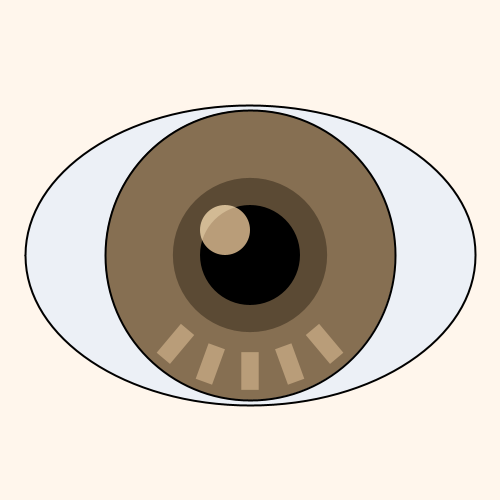
Frame 1 (no input)
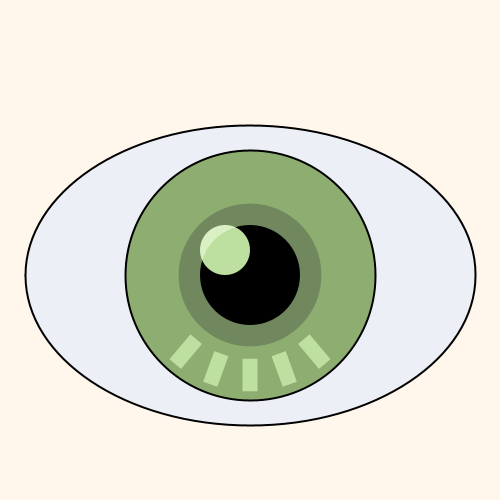
Frame 60 (the mouse pressed at the canvas centre just before this capture)
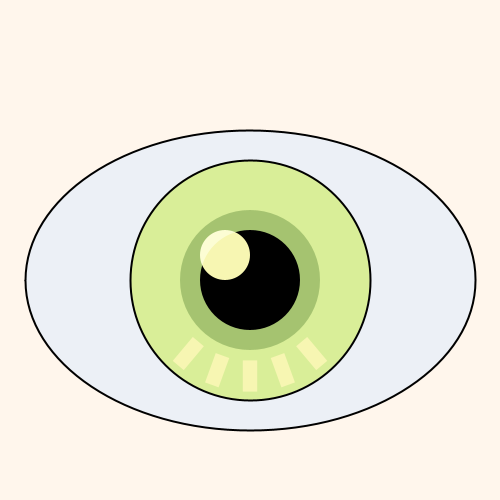
Frame 120 (the mouse held since frame 60 and released just before this capture)

The Processing sketch that drew these frames (run headless with seeded random() and noise(); from frame 60 on, the mouse is pressed at the canvas centre):

// Processing sketch: Exercise4_2CoolColors3CarolineYau
// ── Exercise4_2CoolColors3CarolineYau.pde
//Caroline Yau
//Exercise 4.2 Cool Colors

//3. Changing Eye Colors with Changing Lighting
//control the position of the eye using argument x and control pupil scale with argument r 

int i=0;
color[] s = new color [9];
color[] c = new color [9];
color[] l = new color [9];
int time = 100;
int currentTime;
int passedTime;
int savedTime = 0;

void setup(){
  size(500, 500);
  rectMode(CENTER);
  c[0] = #a98352;
  c[1] = #866f52;
  c[2] = #4b3a2a;
  c[3] = #b8c5d4;
  c[4] = #859da3;
  c[5] = #8dae70;
  c[6] = #d9ee98;
  c[7] = #efd4a1;
  c[8] = #deb46f;
  l[0] = #d8b582;
  l[1] = #b99d79;
  l[2] = #795d43;
  l[3] = #deeffe;
  l[4] = #c1dae0;
  l[5] = #bde0a0;
  l[6] = #f7f6b2;
  l[7] = #f3e8c5;
  l[8] = #efc67e;
  s[0] = #875b2f;
  s[1] = #5b4a34;
  s[2] = #382615;
  s[3] = #7c8fa4;
  s[4] = #667a7e;
  s[5] = #71875e;
  s[6] = #a5c370;
  s[7] = #c09260;
  s[8] = #9e7a3e;
}

void draw(){
  currentTime = millis();
  passedTime = currentTime - savedTime;
  background(#fff6ec);

  if (passedTime > time*(i+1)){
    i = i+1;
  }
  if (i == 9) {
    i=0;
    savedTime = millis();
  }
  eye(250, 250+5*i, 300-10*i);
}

void eye(float x, float y, int r){
  stroke(0); //reset
  strokeWeight(2);
  fill(#ecf0f6); //eyeball
  arc(x, y, 450, 300, -PI, 0); //eye shape
  arc(x, y, 450, 300, 0, PI);
  
  stroke(0); //reset
  fill(c[i]); //eye color
  ellipse(x, y, r, r);
  
  noStroke();
  fill(s[i]); //pupil shade
  ellipse(x, y, (x+r)/3.5, (x+r)/3.5);
  
  pushMatrix(); //hightlight rotation
  translate(x, y); //rotate around center
  rotate(radians(-40)); //starting position
  fill(l[i]); //lighting
  for (int j=0; j<5; j++){ //make 5 rectangles
    rect(0, r*0.4, r*0.06, r*0.13);
    rotate(radians(20));    
  }
  popMatrix(); //reset
  
  fill(0);
  ellipse(x, y, 100, 100); //pupil

  blendMode(SCREEN);
  fill(l[i]);
  ellipse(x-25, y-25, 50, 50);//highlight
  blendMode(NORMAL);
}
  
